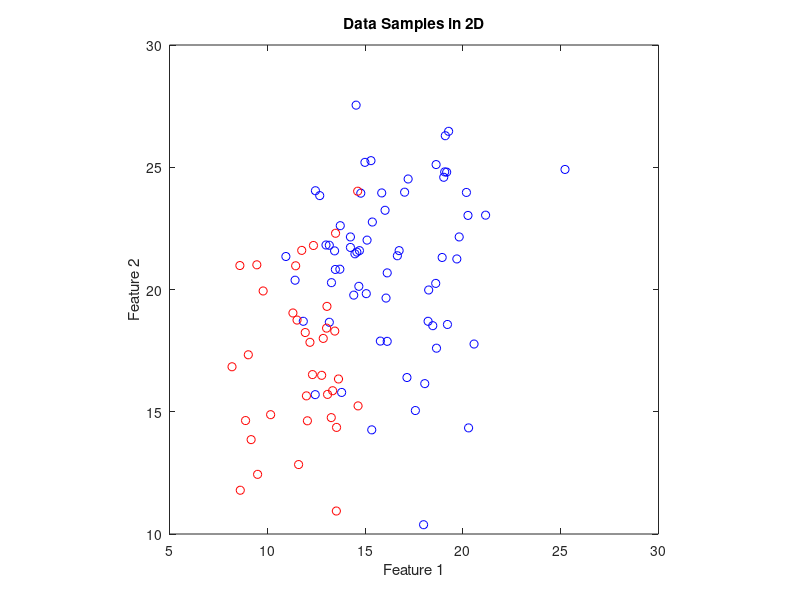

The MATLAB source for this figure: (Note: this script raises an error after producing the figure.)
%% Pattern Recognition
%  Exercise | Principle Component Analysis
%
%  Instructions
%  ------------
%
%  This file contains code that helps you get started on the
%  exercise. You will need to complete the following functions:
%
%     myPCA.m
%     projectData.m
%     recoverData.m
%

%% Initialization
close all; 
clear;
clc

%% ================== Part 1: Load Example Dataset  ===================
%  We start this exercise by using a small dataset that is easily to
%  visualize
fprintf('Visualizing example dataset for PCA.\n\n');

%  The following command loads the breast cancert dataset. You should now have the 
%  variable X in your environment
Data=csvread('data/breast_cancer_data.csv');
NSamples = 100; %Get the first NSamples only for better visualization
X=Data(1:NSamples,1:end-1); % Get all features
Y=Data(1:NSamples,end);

% Visualize the example dataset in 2D using sample feature pairs
% Repeat using different feature pairs on the 2D space 
figure('Name','Load Example Dataset');
plot(X(Y==0, 1), X(Y==0, 2), 'bo',X(Y==1, 1), X(Y==1, 2), 'ro' );
axis square;
title('Data Samples in 2D')
xlabel('Feature 1');
ylabel('Feature 2');
hold on

%% =============== Part 2: Principal Component Analysis ===============
%  You should now implement PCA, a feature extraction algorithm. 
%  Complete the code in myPCA.m
%  Consider only 2D samples by taking the first two features of the dataset

fprintf('\nRunning PCA on example dataset taking the first 2 features.\n\n');
X=Data(1:NSamples,1:2); % Get 2 first features

% Before running PCA, it is important to first normalize X
[X_norm, ~, ~] = featureNormalize(X);

%  Run PCA
[eigvals, eigvecs, ~] = myPCA(X_norm);

% Plot the samples on the first two principal components
figure('Name','Principal Component Analysis (Part 1)');
plot(X_norm(Y==0, 1), X_norm(Y==0, 2), 'bo',X_norm(Y==1, 1), X_norm(Y==1, 2), 'ro' );
hold on
% Plot the principal component vectors (arrows)
scale = 3; % Scale factor for the arrows
quiver(0, 0, eigvecs(1,1)*scale*eigvals(1), eigvecs(2,1)*scale*eigvals(1), 'r', 'LineWidth', 2, 'MaxHeadSize', 1);
quiver(0, 0, eigvecs(1,2)*scale*eigvals(2), eigvecs(2,2)*scale*eigvals(2), 'b', 'LineWidth', 2, 'MaxHeadSize', 1);
title('Normalized Samples and principal components')
xlabel('Normalized feature 1')
ylabel('Normalized feature 2')
hold off

% Projection of the data onto the principal components
X_PCA = projectData(X_norm, eigvecs, 2);

% Plot the projection of the data onto the principal components
figure('Name','Principal Component Analysis (Part 2)');
hold on
plot(X_PCA(Y==0, 1), X_PCA(Y==0, 2), 'bo','MarkerFaceColor', 'b', 'MarkerEdgeColor', 'none', 'MarkerSize', 4 )
plot(X_PCA(Y==1, 1), X_PCA(Y==1, 2), 'ro','MarkerFaceColor', 'r', 'MarkerEdgeColor', 'none', 'MarkerSize', 4 );
title('PCA of Breast Cancer Dataset');
xlabel('Principal Component 1');
ylabel('Principal Component 2');
axis square;
hold off;

% Calculate the Explained Variance
ExplainedVar = eigvals/sum(eigvals);
fprintf(' Explained Variance(1st PC = %f) (2nd PC = %f)\n', ExplainedVar(1), ExplainedVar(2));

% Print the first principal component
fprintf(' 1st Principal Component = %f %f \n', eigvecs(1,1), eigvecs(2,1));


%% =================== Part 3: Dimensionality Reduction ===================
%  Perform dimensionality reduction by projecting the data onto the 
%  first principal component. Then plot the data in this reduced in 
%  dimension space.  This will show you what the data looks like when 
%  using only the corresponding eigenvectors to reconstruct it.
fprintf('\nDimensionality reduction on example dataset.\n\n');

%  Project the data onto K = 1 dimension
K = 1;
Z = projectData(X_norm, eigvecs, K);
fprintf('Projection of the first example: %f\n', Z(1));

%  Use the K principal components to recover the Data in 2D
X_recover  = recoverData(Z, eigvecs, K);
fprintf('Approximation of the first example: %f %f\n', X_recover(1, 1), X_recover(1, 2));

%  Draw the lines connecting the projected points to the original points
figure('Name','Dimensionality Reduction');
hold on;
plot(X_recover(Y==0, 1), X_recover(Y==0, 2), 'co','MarkerFaceColor', 'c', 'MarkerEdgeColor', 'none', 'MarkerSize', 5);
plot(X_recover(Y==1, 1), X_recover(Y==1, 2), 'yo', 'MarkerFaceColor', 'y', 'MarkerEdgeColor', 'none', 'MarkerSize', 5);

plot(X_norm(Y==0, 1), X_norm(Y==0, 2), 'bo','MarkerFaceColor', 'b', 'MarkerEdgeColor', 'none', 'MarkerSize', 5 )
plot(X_norm(Y==1, 1), X_norm(Y==1, 2), 'ro','MarkerFaceColor', 'r', 'MarkerEdgeColor', 'none', 'MarkerSize', 5 );
title('PCA sample projections');

axis square
for i = 1:size(X_norm, 1)
    drawLine(X_norm(i,:), X_recover(i,:), '--k', 'LineWidth', 1);
end
axis([-3 3.5 -3 3.5]); 
axis square
hold off

%% =============== Part 4: Perform PCA on all features in the dataset ===============
%  Apply PCA on the initial dataset and then choose the first 2 Principal Componets
%  to reduce the dimensionality of the dataset to the 2D space
%  The following code will load the dataset into your environment
X=Data(1:NSamples,1:end-1); % Get all features from the breast cancer dataset

% Before running PCA, it is important to first normalize X
[X_norm, ~, ~] = featureNormalize(X);

%  Run PCA
[eigvals, eigvecs, order] = myPCA(X_norm);

figure('Name','Perform PCA on all features in the dataset');
hold on
% Plot the samples on the first two principal components
plot(X_norm(Y==0, order(1)), X_norm(Y==0, order(2)), 'bo','MarkerFaceColor', 'b', 'MarkerEdgeColor', 'none', 'MarkerSize', 5 )
plot(X_norm(Y==1, order(1)), X_norm(Y==1, order(2)), 'ro','MarkerFaceColor', 'r', 'MarkerEdgeColor', 'none', 'MarkerSize', 5 );
title('PCA sample projections');
% Plot the principal component vectors (arrows)
scale = 1; % Scale factor for the arrows
quiver(0, 0, eigvecs(1,1)*scale*eigvals(1), eigvecs(2,1)*scale*eigvals(1), 'r', 'LineWidth', 2, 'MaxHeadSize', 1);
quiver(0, 0, eigvecs(1,2)*scale*eigvals(2), eigvecs(2,2)*scale*eigvals(2), 'b', 'LineWidth', 2, 'MaxHeadSize', 1);
hold off;
axis square;

% Projection of the data onto the principal components
X_PCA = projectData(X_norm, eigvecs, 2);

% Plot the samples on the first two principal components
figure('Name','Perform PCA on all features in the dataset dfasdfasdf2');
scatter(X_PCA(:,1), X_PCA(:,2), 30, Y, 'filled');
title('Breast Cancer Dataset - PCA reduced in 2D');
xlabel('Principal Component 1');
ylabel('Principal Component 2');
hold off;

% Calculate the Explained Variance of the first 2 Principal Components
ExplainedVar = eigvals/sum(eigvals);
fprintf(' Explained Variance(1st PC = %f) (2nd PC = %f)\n', ExplainedVar(1), ExplainedVar(2));

% Print the first principal component
fprintf(' 1st Principal Component = %f %f \n', eigvecs(1,1), eigvecs(2,1));

%% =============== Part 5: Loading and Visualizing Face Data =============
%  We start the exercise by first loading and visualizing the dataset.
%  The following code will load the dataset into your environment
%
fprintf('\nLoading face dataset.\n\n');

%  Load Face dataset
load ('data/faces.mat')

%  Display the first 100 faces in the dataset
figure();
displayData(X(1:100, :));

%% =========== Part 6: PCA on Face Data: Eigenfaces  ===================
%  Run PCA and visualize the eigenvectors which are in this case eigenfaces
%  We display the first 36 eigenfaces.
fprintf(['\nRunning PCA on face dataset.\n' ...
         '(this mght take a minute or two ...)\n\n']);

%  Before running PCA, it is important to first normalize X by subtracting 
%  the mean value from each feature
[X_norm, mu, sigma] = featureNormalize(X);

%  Run PCA
[eigvals, eigvecs, order] = myPCA(X_norm);

%  Visualize the top 36 eigenvectors found (eigenfaces)
displayData(eigvecs(:, 1:36)');
fprintf('Program paused. Press enter to continue.\n');

%% ============= Part 7: Dimensionality Reduction for Faces =================
%  Project images to the eigen space using the top k eigenvectors 
%  If you are applying a machine learning algorithm 
fprintf('\nDimension reduction for face dataset.\n\n');

K = 100;
Z = projectData(X_norm, eigvecs, K);

fprintf('The projected data Z has a size of: ')
fprintf('%d ', size(Z));

%% ==== Part 8: Visualization of Faces after PCA Dimensionality Reduction ====
%  Project images to the eigen space using the top K eigen vectors and 
%  visualize only using those K dimensions
%  Compare to the original input, which is also displayed
fprintf('\nVisualizing the projected (reduced dimension) faces.\n\n');

K = 100;
X_rec  = recoverData(Z, eigvecs, K);

% Display normalized data
subplot(1, 2, 1);
displayData(X_norm(1:100,:));
title('Original faces');
axis square;

% Display reconstructed data from only k eigenfaces
subplot(1, 2, 2);
displayData(X_rec(1:100,:));
title('Recovered faces');
axis square;